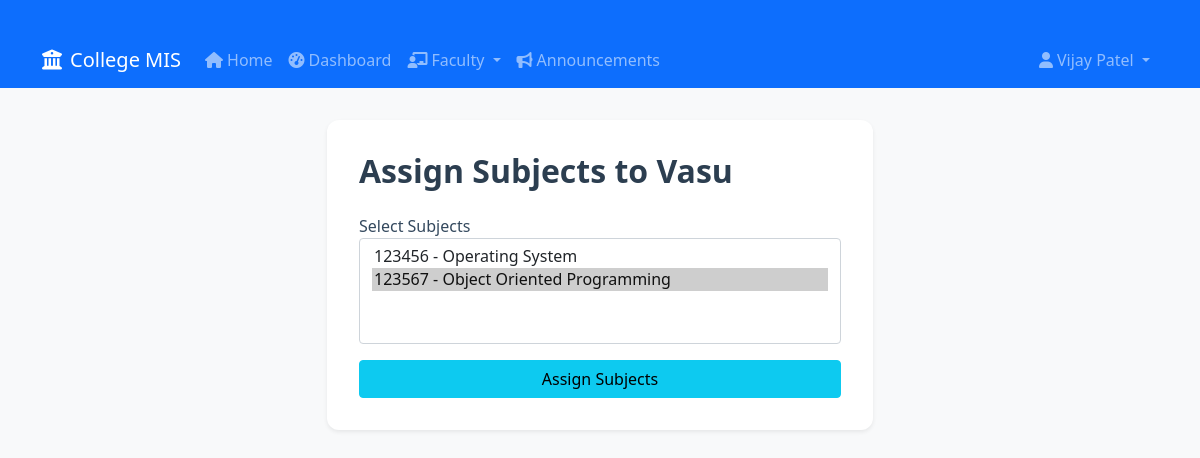
Page /faculty/students/3/assign_subjects/ (signed in) on the committed database.
### core/models.py (models this page shows, shortened)
class User(AbstractUser):
    is_student = models.BooleanField(default=False)
    is_faculty = models.BooleanField(default=False)

class Student(models.Model):
    DEPARTMENT_CHOICES = [
        ('computer_science', 'Computer Science'),
        ('information_technology', 'Information Technology'),
        ('electronics', 'Electronics & Communication'),
        ('mechanical', 'Mechanical Engineering'),
        ('civil', 'Civil Engineering'),
        ('electrical', 'Electrical Engineering'),
        ('business', 'Business Administration'),
        ('arts', 'Arts & Humanities'),
        ('science', 'Science'),
        ('commerce', 'Commerce'),
        ('other', 'Other'),
    ]
    user = models.OneToOneField('core.User', on_delete=models.CASCADE)
    roll_number = models.CharField(max_length=20, unique=True)
    phone_number = models.CharField(max_length=20, blank=True)
    department = models.CharField(max_length=50, choices=DEPARTMENT_CHOICES, default='computer_science')
    subjects = models.ManyToManyField(Subject, blank=True)

class Subject(models.Model):
    name = models.CharField(max_length=100)
    code = models.CharField(max_length=20, unique=True, null=True, blank=True)
    faculty = models.ForeignKey(Faculty, on_delete=models.SET_NULL, null=True, blank=True)

### faculty/views.py (the view)
# urls.py: path('students/<int:student_id>/assign_subjects/', assign_subjects, name='assign_subjects'),
@login_required
def assign_subjects(request, student_id):
    if not hasattr(request.user, 'faculty'):
        return redirect('login')
    student = get_object_or_404(Student, id=student_id)
    if request.method == 'POST':
        subject_ids = request.POST.getlist('subjects')
        student.subjects.set(subject_ids)
        student.save()
        messages.success(request, 'Subjects assigned successfully!')
        return redirect('manage_students')
    subjects = Subject.objects.all()
    return render(request, 'faculty/assign_subjects.html', {'student': student, 'subjects': subjects})

### templates/faculty/assign_subjects.html (shortened to what this page needs)
{% extends 'base.html' %}
{% block content %}
<div class="row justify-content-center">
  <div class="col-md-6">
    <div class="card shadow-sm">
      <div class="card-body">
        <h2 class="mb-4">Assign Subjects to {{ student.user.first_name }}</h2>
        <form method="post">
          <div class="mb-3">
            <label for="subjects">Select Subjects</label>
            <select name="subjects" id="subjects" class="form-select" multiple>
              {% for subject in subjects %}
                <option value="{{ subject.id }}" {% if subject in student.subjects.all %}selected{% endif %}>{{ subject.code }} - {{ subject.name }}</option>
              {% endfor %}
            </select>
          </div>
          <button type="submit" class="btn btn-info w-100">Assign Subjects</button>
        </form>
      </div>
    </div>
  </div>
</div>
{% endblock %}

### templates/base.html (shortened to what this page needs)
{% load static %}
<!DOCTYPE html>
<html lang="en">
<head>
    <link href="https://cdn.jsdelivr.net/npm/bootstrap@5.1.3/dist/css/bootstrap.min.css" rel="stylesheet">
    <link rel="stylesheet" href="https://cdnjs.cloudflare.com/ajax/libs/font-awesome/6.0.0/css/all.min.css">
    <link rel="stylesheet" href="{% static 'css/styles.css' %}">
</head>
<body>
    <nav class="navbar navbar-expand-lg navbar-dark bg-primary">
        <div class="container">
            <a class="navbar-brand" href="{% url 'home' %}">
                <i class="fas fa-university me-2"></i>College MIS
            </a>
            <div class="collapse navbar-collapse" id="navbarNav">
                <ul class="navbar-nav me-auto">
                    <li class="nav-item">
                        <a class="nav-link" href="{% url 'home' %}">
                            <i class="fas fa-home me-1"></i>Home
                        </a>
                    </li>
                    {% if user.is_authenticated %}
                        <li class="nav-item">
                            <a class="nav-link" href="{% url 'dashboard' %}">
                                <i class="fas fa-tachometer-alt me-1"></i>Dashboard
                            </a>
                        </li>
                        {% if user.faculty %}
                            <li class="nav-item dropdown">
                                <a class="nav-link dropdown-toggle" href="#" id="navbarDropdown" role="button" data-bs-toggle="dropdown">
                                    <i class="fas fa-chalkboard-teacher me-1"></i>Faculty
                                </a>
                            </li>
                        {% endif %}
                        <li class="nav-item">
                            <a class="nav-link" href="{% url 'announcement_list' %}">
                                <i class="fas fa-bullhorn me-1"></i>Announcements
                            </a>
                        </li>
                    {% endif %}
                </ul>
                <ul class="navbar-nav">
                    {% if user.is_authenticated %}
                        <li class="nav-item dropdown">
                            <a class="nav-link dropdown-toggle" href="#" id="userDropdown" role="button" data-bs-toggle="dropdown">
                                <i class="fas fa-user me-1"></i>{{ user.first_name }} {{ user.last_name }}
                            </a>
                        </li>
                    {% endif %}
                </ul>
            </div>
        </div>
    </nav>
    <main class="container mt-4">
        {% block content %}{% endblock %}
    </main>
</body>
</html>

### static/css/styles.css (style rules this page uses)
body { background-color: #f8f9fa; }
.navbar { margin-bottom: 2rem; }
.container { margin-top: 2rem; }
.card { border-radius: 12px; box-shadow: 0 4px 24px rgba(0,0,0,0.08), 0 1.5px 4px rgba(0,0,0,0.03); border: none; background: #fff; }
.card-body { padding: 2rem; }
h2 { font-weight: 600; color: #2c3e50; }
form label { font-weight: 500; color: #34495e; }
form input, form select { border-radius: 6px; border: 1px solid #ced4da; padding: 0.5rem 0.75rem; margin-bottom: 1rem; width: 100%; box-sizing: border-box; }

### rows in the picture
User: first_name "Vijay Patel"
Student: user.first_name "Vasu", subjects "123456 - Operating System / 123567 - Object Oriented Programming ☑"
